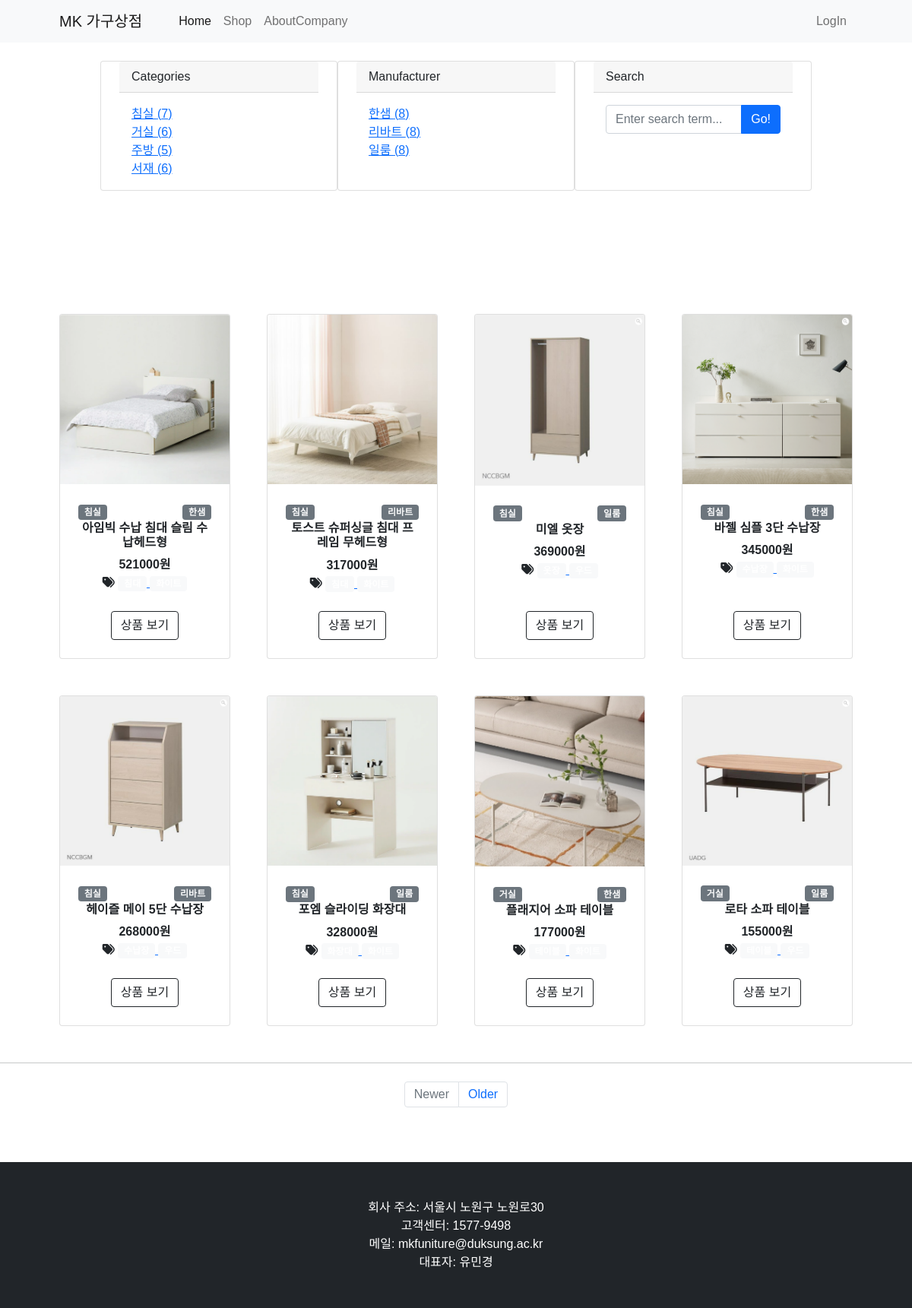
The app's page /shop/ with its own data.
### shop/models.py (models this page shows, shortened)
class Category(models.Model): #카테고리
    name = models.CharField(max_length=40, unique=True)
    slug = models.SlugField(max_length=200, unique=True, allow_unicode=True)
    def __str__(self):
        return self.name
    def get_absolute_url(self):
        return f'/shop/category/{self.slug}/' #IP주소/shop/category/slug/
    class Meta:
        verbose_name_plural = 'Categories'

class Company(models.Model): #제조사
    name = models.CharField(max_length=40, unique=True) #제조사명
    slug = models.SlugField(max_length=200, unique=True, allow_unicode=True)
    addr = models.CharField(max_length=200, unique=True) #주소
    number = models.CharField(max_length=20, unique=True) #연락처
    mail = models.CharField(max_length=30, unique=True) #이메일
    business_num = models.CharField(max_length=20, unique=True) #사업자등록번호
    def __str__(self):
        return self.name
    def get_absolute_url(self):
        return f'/shop/company/{self.slug}/' #IP주소/shop/company/slug/
    class Meta:
        verbose_name_plural = 'Companies'

class Item(models.Model): #상품아이템
    name = models.CharField(max_length=40, unique=True) #상품명
    description = MarkdownxField() #간단한설명
    code = models.CharField(max_length=10, unique=True) #상품코드
    image = models.ImageField(upload_to='shop/images/%Y/%m/%d/') #상품이미지
    price = models.IntegerField(null=True) #상품가격
    company = models.ForeignKey(Company, null=True, on_delete=models.SET_NULL)
    category = models.ForeignKey(Category, null=True, on_delete=models.SET_NULL)
    tags = models.ManyToManyField(Tag, blank=True)
    like_users = models.ManyToManyField(User, related_name='like_item', blank=True)
    def get_absolute_url(self):
        return f'/shop/{self.pk}'

### shop/views.py (the view)
# urls.py: path('', views.ItemList.as_view()),
class ItemList(ListView):
    model = Item
    paginate_by = 8
    def get_context_data(self, *, object_list=None, **kwargs):
        context = super(ItemList,self).get_context_data()
        context['categories'] = Category.objects.all()
        context['no_category_post_count'] = Item.objects.filter(category=None).count
        context['companies'] = Company.objects.all()
        context['no_company_post_count'] = Item.objects.filter(company=None).count
        return context

### shop/models.py (called while the page is built)
    def __str__(self):
        return self.name

    def get_absolute_url(self):
        return f'/shop/tag/{self.slug}/' #IP주소/shop/tag/slug/

### shop/templates/shop/item_list.html (shortened to what this page needs)
{% extends 'shop/base.html' %}
{% block main_area %}
        <section class="py-5">
            <div class="container px-4 px-lg-5 mt-5">
                <h3>
                <br>
                </h3>
                <div class="row gx-4 gx-lg-5 row-cols-2 row-cols-md-3 row-cols-xl-4 justify-content-center">
                    {% for i in item_list %}
                    <div class="col mb-5">
                        <div class="card h-100">
                            <img class="card-img-top" src="{{ i.image.url }}" alt="Item Image" />
                            <div class="card-body p-4">
                                <span class="float-left">
                                    <a class="badge badge-secondary text-decoration-none link-light" href="{{ i.category.get_absolute_url }}">
                                        {{ i.category }}
                                    </a>
                                </span>
                                <span class="float-right">
                                    <a class="badge badge-secondary text-decoration-none link-light" href="{{ i.company.get_absolute_url }}">
                                        {{ i.company }}
                                    </a>
                                </span> <br>
                                <div class="text-center">
                                    <h6 class="fw-bolder">{{ i.name }}</h6>
                                    <h8 class="fw-bolder">{{ i.price }}원</h8> <br>
                                    {% if i.tags.exists %}
                                        <i class="fas fa-tags"></i>
                                        {% for tag in i.tags.iterator %}
                                            <a href="{{ tag.get_absolute_url }}">
                                                <span class="badge badge-pill badge-light">{{ tag }}</span>
                                            </a>
                                        {% endfor %}
                                    {% endif %}
                                </div>
                            </div>
                            <div class="card-footer p-4 pt-0 border-top-0 bg-transparent">
                                <div class="text-center"><a class="btn btn-outline-dark mt-auto" href="{{ i.get_absolute_url }}">상품 보기</a></div>
                            </div>
                        </div>
                    </div>
                    {% endfor %}
                </div>
            </div>
        {% if is_paginated %}
        <nav aria-label="Pagination">
          <hr class="my-0" />
          <ul class="pagination justify-content-center my-4">
              {% if page_obj.has_previous %}
              <li class="page-item"><a class="page-link" href="?page={{page_obj.previous_page_number}}" tabindex="-1" aria-disabled="true">Newer</a></li>
              {% else %}
              <li class="page-item disabled"><a class="page-link" href="#" tabindex="-1" aria-disabled="true">Newer</a></li>
              {% endif %}
              {% if page_obj.has_next %}
              <li class="page-item"><a class="page-link" href="?page={{page_obj.next_page_number}}">Older</a></li>
              {% else %}
              <li class="page-item disabled"><a class="page-link" href="#!">Older</a></li>
              {% endif %}
          </ul>
        </nav>
        {% endif %}
        </section>
{% endblock %}

### shop/templates/shop/base.html (shortened to what this page needs)
<!DOCTYPE html>
{% load static %}
<html lang="ko">
    <head>
        <link href="{% static 'shop/bootstrap4/css/bootstrap.min.css' %}" rel="stylesheet" type="text/css" media="screen">
        <link href="css/styles.css" rel="stylesheet" />
        <link href="{% static 'shop/css/font.css' %}" rel="stylesheet" />
    </head>
    <body>
        {% include 'shop/navbar.html' %}
                <div class="row gx-4 gx-lg-5 row-cols-2 row-cols-md-3 row-cols-xl-4 justify-content-center">
                    <div class="card my-4 id=categories-card">
                        <div class="card-header">Categories</div>
                        <div class="card-body">
                            <div class="row">
                                <div class="col-sm-6">
                                    <ul class="list-unstyled mb-0">
                                        {% for category in categories %}
                                        <li><a href="{{ category.get_absolute_url }}">{{ category }} ({{ category.item_set.count }})</a></li>
                                        {% endfor %}
                                    </ul>
                                </div>
                            </div>
                        </div>
                    </div>
                    <div class="card my-4 id=categories-card">
                        <div class="card-header">Manufacturer</div>
                        <div class="card-body">
                            <div class="row">
                                <div class="col-sm-6">
                                    <ul class="list-unstyled mb-0">
                                        {% for company in companies %}
                                        <li><a href="{{ company.get_absolute_url }}">{{ company }} ({{ company.item_set.count }})</a></li>
                                        {% endfor %}
                                    </ul>
                                </div>
                            </div>
                        </div>
                    </div>
                    <div class="card my-4 id=categories-card">
                        <div class="card-header">Search</div>
                        <div class="card-body">
                            <div class="input-group">
                                <input id="search-input" class="form-control" type="text" placeholder="Enter search term..." aria-label="Enter search term..." aria-describedby="button-search" />
                                <button class="btn btn-primary" id="button-search" type="button" onclick="searchItem()">Go!</button>
                            </div>
                        </div>
                    </div>
                </div>
        {% block main_area %}
        {% endblock %}
        {% include 'shop/footer.html' %}
    </body>
</html>

### shop/templates/shop/navbar.html (shortened to what this page needs)
{% load socialaccount %}
        <nav class="navbar navbar-expand-lg navbar-light bg-light">
            <div class="container px-4 px-lg-5">
                <a class="navbar-brand" href="/">MK 가구상점</a>
                <div class="collapse navbar-collapse" id="navbarSupportedContent">
                    <ul class="navbar-nav me-auto mb-2 mb-lg-0 ms-lg-4">
                        <li class="nav-item"><a class="nav-link active" aria-current="page" href="/">Home</a></li>
                        <li class="nav-item"><a class="nav-link" href="/shop/">Shop</a></li>
                        <li class="nav-item"><a class="nav-link" href="/about_company/">AboutCompany</a></li>
                    </ul>
                    <ul class="navbar-nav ml-auto">
                        {% if user.is_authenticated %}
                        <li class="nav-item dropdown">
                            <a class="nav-link dropdown-toggle" href="#" id="navbarDropdownMenuLink" role="button" data-toggle="dropdown" aria-haspopup="true" aria-expanded="false">
                                {% if user.socialaccount_set.all.0.get_avatar_url %}
                                <img class="rounded-circle mr-3" src="{{user.socialaccount_set.all.0.get_avatar_url}}" width="25px">
                                {% else %}
                                <img class="rounded-circle mr-3" src="https://dummyimage.com/50x50/ced4da/6c757d.jpg" width="25px">
                                {% endif %}
                                {{ user.username }}
                            </a>
                            <div class="dropdown-menu" aria-labelledby="navbarDropdownMenuLink">
                                <a class="dropdown-item" href="{% url 'detail' pk=user.pk %}">MyPage</a>
                                <a class="dropdown-item" href="/accounts/logout/">LogOut</a>
                            </div>
                        </li>
                        {% else %}
                        <li class="nav-item">
                            <a class="nav-link" href="#" data-toggle="modal" data-target="#loginModal">LogIn</a>
                        </li>
                        {% endif %}
                    </ul>
                </div>
            </div>
        </nav>

### shop/templates/shop/footer.html
        <footer class="py-5 bg-dark">
            <div class="container">
                <p class="m-0 text-center text-white">회사 주소: 서울시 노원구 노원로30</p>
                <p class="m-0 text-center text-white">고객센터: 1577-9498</p>
                <p class="m-0 text-center text-white">메일: mkfuniture@duksung.ac.kr</p>
                <p class="m-0 text-center text-white">대표자: 유민경</p>
            </div>
        </footer>

### records on screen
Category: name "침실", item_set.count "7"
Category: name "거실", item_set.count "6"
Category: name "주방", item_set.count "5"
Category: name "서재", item_set.count "6"
Company: name "한샘", item_set.count "8"
Company: name "리바트", item_set.count "8"
Company: name "일룸", item_set.count "8"
Item: image (picture), category "침실", company "한샘", name "아임빅 수납 침대 슬림 수납헤드형", price "521000"
Item: image (picture), category "침실", company "리바트", name "토스트 슈퍼싱글 침대 프레임 무헤드형", price "317000"
Item: image (picture), category "침실", company "일룸", name "미엘 옷장", price "369000"
Item: image (picture), category "침실", company "한샘", name "바젤 심플 3단 수납장", price "345000"
Item: image (picture), category "침실", company "리바트", name "헤이즐 메이 5단 수납장", price "268000"
Item: image (picture), category "침실", company "일룸", name "포엠 슬라이딩 화장대", price "328000"
Item: image (picture), category "거실", company "한샘", name "플래지어 소파 테이블", price "177000"
Item: image (picture), category "거실", company "일룸", name "로타 소파 테이블", price "155000"
